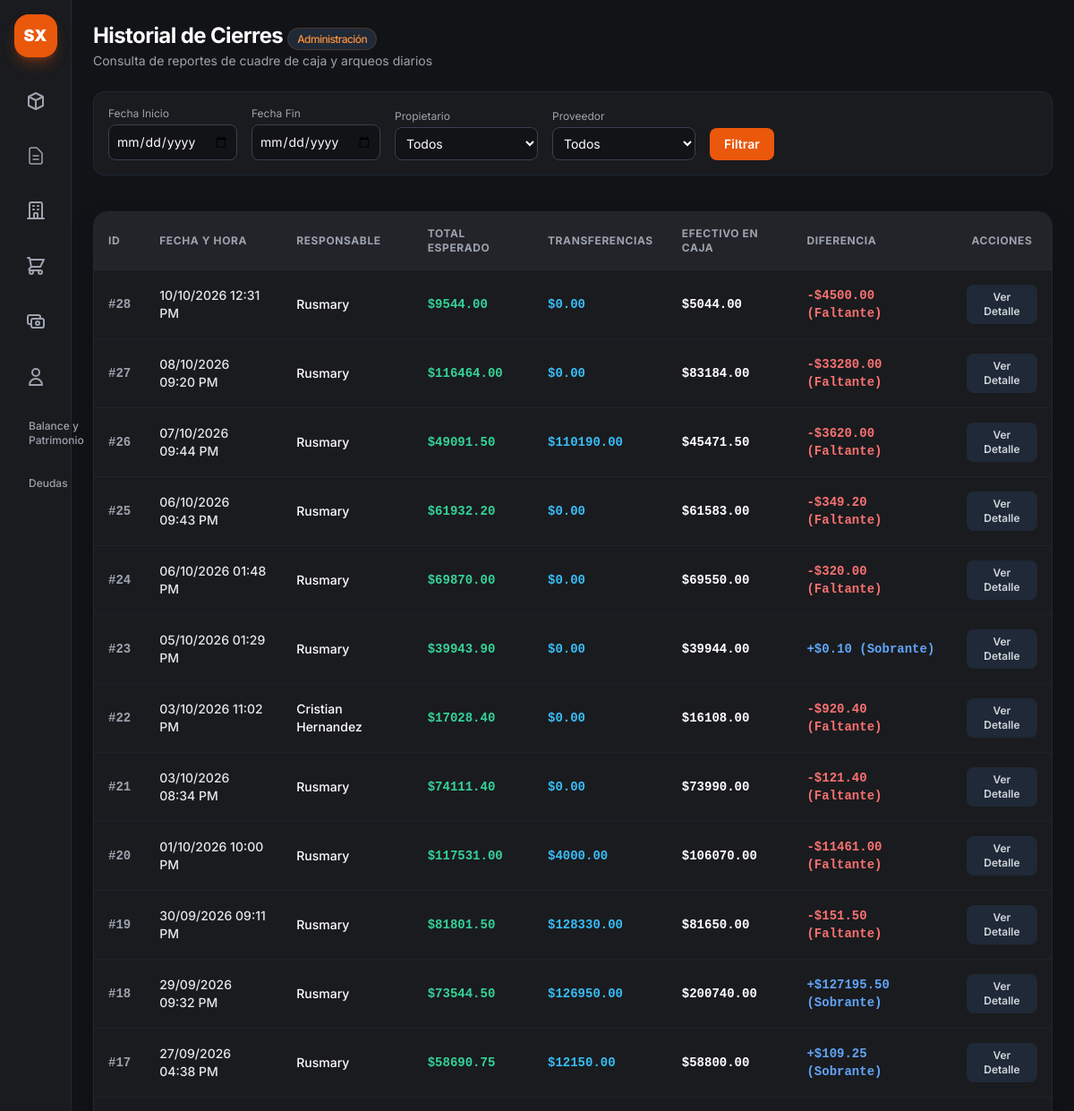
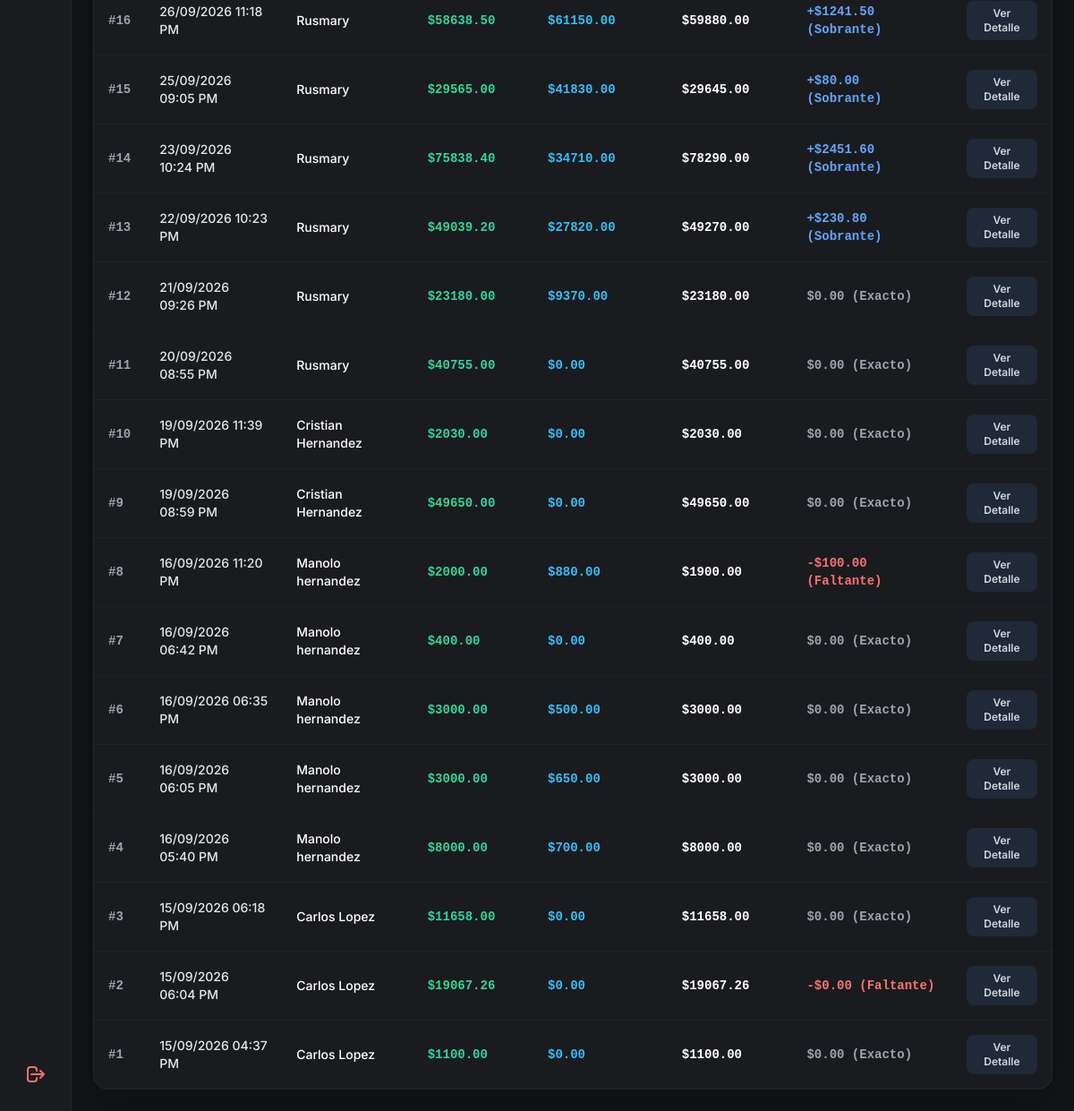
/admin/cierres (signed in), run on the app's committed database (2 pictures, top to bottom).
### app.py (models this page shows)
class CierreDia(db.Model):
    __tablename__ = 'cierres_dia'
    id = db.Column(db.Integer, primary_key=True)
    fecha = db.Column(db.DateTime, default=datetime.utcnow)
    usuario_id = db.Column(db.Integer, db.ForeignKey('usuarios.id'), nullable=True)
    usuario_nombre = db.Column(db.String(100), nullable=False)
    total_esperado = db.Column(db.Float, default=0.0)
    efectivo_caja = db.Column(db.Float, default=0.0)
    total_transferencias = db.Column(db.Float, default=0.0)
    total_deudas = db.Column(db.Float, default=0.0)
    diferencia = db.Column(db.Float, default=0.0)
    observaciones = db.Column(db.Text, nullable=True)  # <-- NUEVO CAMPO
    detalles = db.relationship('DetalleCierre', backref='cierre', lazy=True)
    deudas = db.relationship('DeudaCierre', backref='cierre', lazy=True)
    usuario = db.relationship('Usuario', backref='cierres_dia')

### app.py (the view, shortened to what this page needs)
@app.route('/admin/cierres')
def vista_reporte_cierres():
    if 'user' not in session or session.get('rol') != 'admin':
        return redirect(url_for('login'))
    fecha_inicio_str = request.args.get('fecha_inicio')
    fecha_fin_str = request.args.get('fecha_fin')
    propietario_id = request.args.get('propietario_id')
    proveedor_id = request.args.get('proveedor_id')
    query = CierreDia.query
    if fecha_inicio_str and fecha_fin_str:
        fecha_inicio = datetime.strptime(fecha_inicio_str, '%Y-%m-%d')
        fecha_fin = datetime.strptime(fecha_fin_str + ' 23:59:59', '%Y-%m-%d %H:%M:%S')
        query = query.filter(CierreDia.fecha >= fecha_inicio, CierreDia.fecha <= fecha_fin)
    cierres = query.distinct().order_by(CierreDia.fecha.desc()).all()
    resumen = {
        'total_esperado': 0,
        'total_transferencias': 0,
        'efectivo_caja': 0,
        'total_deudas': 0,
        'diferencia': 0,
        'subtotal_filtrado': 0,
        'costo_filtrado': 0,
        'ganancia_filtrada': 0,
        'productos': {}
    }
    for c in cierres:
        resumen['total_esperado'] += c.total_esperado
        resumen['total_transferencias'] += c.total_transferencias
        resumen['efectivo_caja'] += c.efectivo_caja
        resumen['total_deudas'] += c.total_deudas
        resumen['diferencia'] += c.diferencia
        for d in c.detalles:
            d_prop_id = getattr(d, 'propietario_id', None) or (d.producto.propietario_id if d.producto else None)
            d_prov_id = getattr(d, 'proveedor_id', None) or (d.producto.proveedor_id if d.producto else None)
            if propietario_id and str(d_prop_id) != str(propietario_id):
                continue
            if proveedor_id and str(d_prov_id) != str(proveedor_id):
                continue
            precio_costo_unitario = d.precio_costo if (hasattr(d, 'precio_costo') and d.precio_costo and d.precio_costo > 0) else (d.producto.precio_costo if d.producto else 0.0)
            precio_venta_unitario = d.precio_venta if (hasattr(d, 'precio_venta') and d.precio_venta is not None) else (d.producto.precio_venta if d.producto else 0.0)
            costo_total_item = d.vendidos * precio_costo_unitario
            ganancia_item = d.subtotal - costo_total_item
            nombre = d.nombre_producto
            if nombre not in resumen['productos']:
                resumen['productos'][nombre] = {
                    'vendidos': 0,
                    'subtotal': 0.0,
                    'costo': 0.0,
                    'ganancia': 0.0,
                    'precio_costo': precio_costo_unitario,
                    'precio_venta': precio_venta_unitario
                }
            resumen['productos'][nombre]['vendidos'] += d.vendidos
            resumen['productos'][nombre]['subtotal'] += d.subtotal
            resumen['productos'][nombre]['costo'] += costo_total_item
            resumen['productos'][nombre]['ganancia'] += ganancia_item
            resumen['subtotal_filtrado'] += d.subtotal
            resumen['costo_filtrado'] += costo_total_item
            resumen['ganancia_filtrada'] += ganancia_item
    propietarios_list = Propietario.query.all()
    proveedores_list = Proveedor.query.all()
    proveedor_seleccionado = None
    whatsapp_url = ""
    return render_template('admin_cierres.html',
                           cierres=cierres,
                           resumen=resumen,
                           fecha_inicio=fecha_inicio_str,
                           fecha_fin=fecha_fin_str,
                           propietario_id=propietario_id,
                           proveedor_id=proveedor_id,
                           propietarios=propietarios_list,
                           proveedores=proveedores_list,
                           whatsapp_url=whatsapp_url)

### app.py (called while the page is built)
@app.context_processor
def inject_today():
    return {'hoy': date.today()}

### templates/admin_cierres.html (shortened to what this page needs)
{% extends "base.html" %}
{% block content %}
<main class="flex-1 flex flex-col min-w-0 overflow-y-auto">
    <header class="p-6 pb-2 flex flex-col sm:flex-row sm:items-center justify-between gap-4">
        <div>
            <h1 class="text-2xl font-bold text-white tracking-tight">Historial de Cierres <span
                    class="text-xs font-medium px-2.5 py-1 rounded-full bg-gray-800 text-orange-400 border border-orange-500/20">Administración</span></h1>
            <p class="text-sm text-gray-400 mt-0.5">Consulta de reportes de cuadre de caja y arqueos diarios</p>
        </div>
    </header>
<section class="px-6 py-4">
    <form method="GET" action="{{ url_for('vista_reporte_cierres') }}" class="flex flex-wrap gap-4 items-end bg-[#1a1b1e] p-4 rounded-xl border border-gray-800">
        <div class="flex flex-col">
            <label class="text-xs text-gray-400 mb-1">Fecha Inicio</label>
            <input type="date" name="fecha_inicio" value="{{ fecha_inicio or '' }}" class="bg-[#121316] text-white border border-gray-700 rounded-lg p-2 text-sm focus:border-orange-500 outline-none">
        </div>
        <div class="flex flex-col">
            <label class="text-xs text-gray-400 mb-1">Fecha Fin</label>
            <input type="date" name="fecha_fin" value="{{ fecha_fin or '' }}" class="bg-[#121316] text-white border border-gray-700 rounded-lg p-2 text-sm focus:border-orange-500 outline-none">
        </div>
        <div class="flex flex-col">
            <label class="text-xs text-gray-400 mb-1">Propietario</label>
            <select name="propietario_id" class="bg-[#121316] text-white border border-gray-700 rounded-lg p-2 text-sm focus:border-orange-500 outline-none w-32 md:w-40">
                <option value="">Todos</option>
            </select>
        </div>
        <div class="flex flex-col">
            <label class="text-xs text-gray-400 mb-1">Proveedor</label>
            <select name="proveedor_id" class="bg-[#121316] text-white border border-gray-700 rounded-lg p-2 text-sm focus:border-orange-500 outline-none w-32 md:w-40">
                <option value="">Todos</option>
            </select>
        </div>
        <div class="flex gap-2 w-full sm:w-auto mt-2 sm:mt-0">
            <button type="submit" class="px-4 py-2 bg-orange-600 hover:bg-orange-500 text-white rounded-lg text-sm font-semibold transition">Filtrar</button>
        </div>
    </form>
</section>
    <section class="p-6 flex-1">
        <div class="bg-[#1a1b1e] border border-gray-800 rounded-2xl overflow-hidden shadow-2xl">
            <div class="overflow-x-auto">
                <table class="w-full text-left border-collapse">
                    <thead>
                        <tr class="border-b border-gray-800 text-xs font-semibold text-gray-400 uppercase tracking-wider bg-[#222429]">
                            <th class="p-4">ID</th>
                            <th class="p-4">Fecha y Hora</th>
                            <th class="p-4">Responsable</th>
                            <th class="p-4">Total Esperado</th>
                            <th class="p-4">Transferencias</th>
                            <th class="p-4">Efectivo en Caja</th>
                            <th class="p-4">Diferencia</th>
                            <th class="p-4 text-center">Acciones</th>
                        </tr>
                    </thead>
                    <tbody class="divide-y divide-gray-800/60 text-sm">
                        {% for c in cierres %}
                        <tr class="hover:bg-gray-800/30 transition-colors">
                            <td class="p-4 font-mono font-bold text-gray-400">#{{ c.id }}</td>
                            <td class="p-4 text-gray-200 font-medium">{{ c.fecha.strftime('%d/%m/%Y %I:%M %p') }}</td>
                            <td class="p-4 text-white font-medium">{{ c.usuario_nombre }}</td>
                            <td class="p-4 text-emerald-400 font-mono font-bold">${{ "%.2f"|format(c.total_esperado) }}</td>
                            <td class="p-4 text-sky-400 font-mono font-bold">${{ "%.2f"|format(c.total_transferencias or 0.0) }}</td>
                            <td class="p-4 text-white font-mono font-bold">${{ "%.2f"|format(c.efectivo_caja) }}</td>
                            <td class="p-4 font-mono font-bold">
                                {% if c.diferencia < 0 %}
                                    <span class="text-red-400">-${{ "%.2f"|format(c.diferencia|abs) }} (Faltante)</span>
                                {% elif c.diferencia > 0 %}
                                    <span class="text-blue-400">+${{ "%.2f"|format(c.diferencia) }} (Sobrante)</span>
                                {% else %}
                                    <span class="text-gray-400">$0.00 (Exacto)</span>
                                {% endif %}
                            </td>
                            <td class="p-4 text-center">
                                <button onclick="verDetalleCierre({{ c.id }})"
                                    class="px-3 py-1.5 bg-gray-800 hover:bg-orange-500 text-gray-300 hover:text-white rounded-lg text-xs font-semibold transition">
                                    Ver Detalle
                                </button>
                            </td>
                        </tr>
                        {% else %}
                        <tr>
                            <td colspan="8" class="p-8 text-center text-gray-500">No hay cierres registrados.</td>
                        </tr>
                        {% endfor %}
                    </tbody>
                </table>
            </div>
        </div>
    </section>
</main>
{% endblock %}

### static/css/style.css (style rules this page uses)
body { font-family: 'Inter', sans-serif; }

### data on the page
CierreDia: id "28", fecha "10/10/2026 12:31 PM", usuario_nombre "Rusmary", total_esperado "9544.00", total_transferencias "0.00", efectivo_caja "5044.00", diferencia|abs "4500.00"
CierreDia: id "27", fecha "08/10/2026 09:20 PM", usuario_nombre "Rusmary", total_esperado "116464.00", total_transferencias "0.00", efectivo_caja "83184.00", diferencia|abs "33280.00"
CierreDia: id "26", fecha "07/10/2026 09:44 PM", usuario_nombre "Rusmary", total_esperado "49091.50", total_transferencias "110190.00", efectivo_caja "45471.50", diferencia|abs "3620.00"
CierreDia: id "25", fecha "06/10/2026 09:43 PM", usuario_nombre "Rusmary", total_esperado "61932.20", total_transferencias "0.00", efectivo_caja "61583.00", diferencia|abs "349.20"
CierreDia: id "24", fecha "06/10/2026 01:48 PM", usuario_nombre "Rusmary", total_esperado "69870.00", total_transferencias "0.00", efectivo_caja "69550.00", diferencia|abs "320.00"
CierreDia: id "23", fecha "05/10/2026 01:29 PM", usuario_nombre "Rusmary", total_esperado "39943.90", total_transferencias "0.00", efectivo_caja "39944.00", diferencia "0.10"
CierreDia: id "22", fecha "03/10/2026 11:02 PM", usuario_nombre "Cristian Hernandez", total_esperado "17028.40", total_transferencias "0.00", efectivo_caja "16108.00", diferencia|abs "920.40"
CierreDia: id "21", fecha "03/10/2026 08:34 PM", usuario_nombre "Rusmary", total_esperado "74111.40", total_transferencias "0.00", efectivo_caja "73990.00", diferencia|abs "121.40"
CierreDia: id "20", fecha "01/10/2026 10:00 PM", usuario_nombre "Rusmary", total_esperado "117531.00", total_transferencias "4000.00", efectivo_caja "106070.00", diferencia|abs "11461.00"
CierreDia: id "19", fecha "30/09/2026 09:11 PM", usuario_nombre "Rusmary", total_esperado "81801.50", total_transferencias "128330.00", efectivo_caja "81650.00", diferencia|abs "151.50"
CierreDia: id "18", fecha "29/09/2026 09:32 PM", usuario_nombre "Rusmary", total_esperado "73544.50", total_transferencias "126950.00", efectivo_caja "200740.00", diferencia "127195.50"
CierreDia: id "17", fecha "27/09/2026 04:38 PM", usuario_nombre "Rusmary", total_esperado "58690.75", total_transferencias "12150.00", efectivo_caja "58800.00", diferencia "109.25"
CierreDia: id "16", fecha "26/09/2026 11:18 PM", usuario_nombre "Rusmary", total_esperado "58638.50", total_transferencias "61150.00", efectivo_caja "59880.00", diferencia "1241.50"
CierreDia: id "15", fecha "25/09/2026 09:05 PM", usuario_nombre "Rusmary", total_esperado "29565.00", total_transferencias "41830.00", efectivo_caja "29645.00", diferencia "80.00"
CierreDia: id "14", fecha "23/09/2026 10:24 PM", usuario_nombre "Rusmary", total_esperado "75838.40", total_transferencias "34710.00", efectivo_caja "78290.00", diferencia "2451.60"
CierreDia: id "13", fecha "22/09/2026 10:23 PM", usuario_nombre "Rusmary", total_esperado "49039.20", total_transferencias "27820.00", efectivo_caja "49270.00", diferencia "230.80"
CierreDia: id "12", fecha "21/09/2026 09:26 PM", usuario_nombre "Rusmary", total_esperado "23180.00", total_transferencias "9370.00", efectivo_caja "23180.00", diferencia "$0.00 (Exacto)"
CierreDia: id "11", fecha "20/09/2026 08:55 PM", usuario_nombre "Rusmary", total_esperado "40755.00", total_transferencias "0.00", efectivo_caja "40755.00", diferencia "$0.00 (Exacto)"
CierreDia: id "10", fecha "19/09/2026 11:39 PM", usuario_nombre "Cristian Hernandez", total_esperado "2030.00", total_transferencias "0.00", efectivo_caja "2030.00", diferencia "$0.00 (Exacto)"
CierreDia: id "9", fecha "19/09/2026 08:59 PM", usuario_nombre "Cristian Hernandez", total_esperado "49650.00", total_transferencias "0.00", efectivo_caja "49650.00", diferencia "$0.00 (Exacto)"
CierreDia: id "8", fecha "16/09/2026 11:20 PM", usuario_nombre "Manolo hernandez", total_esperado "2000.00", total_transferencias "880.00", efectivo_caja "1900.00", diferencia|abs "100.00"
CierreDia: id "7", fecha "16/09/2026 06:42 PM", usuario_nombre "Manolo hernandez", total_esperado "400.00", total_transferencias "0.00", efectivo_caja "400.00", diferencia "$0.00 (Exacto)"
CierreDia: id "6", fecha "16/09/2026 06:35 PM", usuario_nombre "Manolo hernandez", total_esperado "3000.00", total_transferencias "500.00", efectivo_caja "3000.00", diferencia "$0.00 (Exacto)"
CierreDia: id "5", fecha "16/09/2026 06:05 PM", usuario_nombre "Manolo hernandez", total_esperado "3000.00", total_transferencias "650.00", efectivo_caja "3000.00", diferencia "$0.00 (Exacto)"
CierreDia: id "4", fecha "16/09/2026 05:40 PM", usuario_nombre "Manolo hernandez", total_esperado "8000.00", total_transferencias "700.00", efectivo_caja "8000.00", diferencia "$0.00 (Exacto)"
CierreDia: id "3", fecha "15/09/2026 06:18 PM", usuario_nombre "Carlos Lopez", total_esperado "11658.00", total_transferencias "0.00", efectivo_caja "11658.00", diferencia "$0.00 (Exacto)"
CierreDia: id "2", fecha "15/09/2026 06:04 PM", usuario_nombre "Carlos Lopez", total_esperado "19067.26", total_transferencias "0.00", efectivo_caja "19067.26", diferencia|abs "0.00"
CierreDia: id "1", fecha "15/09/2026 04:37 PM", usuario_nombre "Carlos Lopez", total_esperado "1100.00", total_transferencias "0.00", efectivo_caja "1100.00", diferencia "$0.00 (Exacto)"
